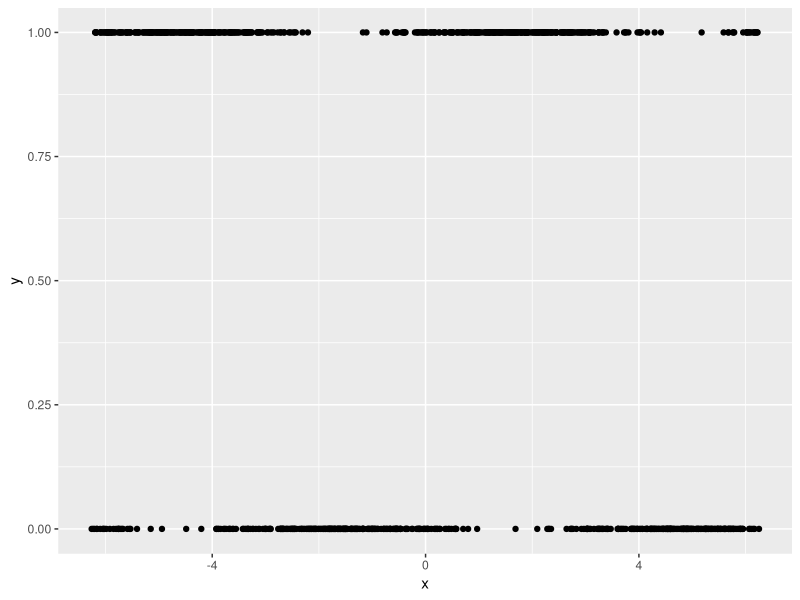
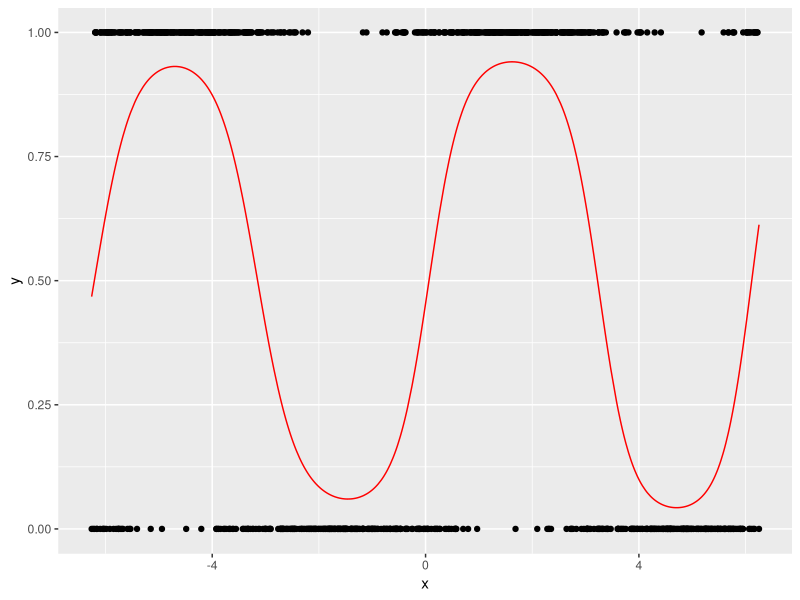

These charts were generated, in order, by the following R code:
## Practice Exercises for Parallel Computing in R ##

# The script below illustrates 10-fold cross validation for a predictive model.
# These exercises are intended to let you practice parallelizing sequential code.
# 1. Write a function to perform the computations in the final for loop
# 2. Call your function in parallel using mclapply and verify the results.
# 3. Setup a 'doParallel' cluster and write a foreach loop to perform cross validation.
# 4. Change to 100-fold cross validation and compare timing of your parallel and sequential versions.


## packages
library(ggplot2); library(dplyr)
library(mgcv)

## simulation function ##
sim_data = function(n_cases){
  x  = runif(n_cases,-2*pi,2*pi)
  y = rbinom(n_cases,1,prob={1+sin(x)}/2)
  return(data.frame(y=y,x=x))
}

data = sim_data(1e3)
data = arrange(data,x)
data %>% ggplot(aes(x=x,y=y)) + geom_point()

# estimate the decision boundary using a smoothing spline and logistic regression
fit = gam(y~s(x),family=binomial(link='logit'),data=data)
data$yhat = predict(fit,data,type='response')
data %>% ggplot(aes(x=x,y=y)) + geom_point() + geom_line(aes(y=yhat),col='red')

# confusion matrix #
table(Predicted=data$yhat>.5,Observed=data$y==1)

# classification error
sum({data$yhat>.5 & data$y==0} | {data$yhat<.5 & data$y==1}) / nrow(data)
class_error = function(yhat,y){
  sum({yhat>.5 & y==0} | {yhat<.5 & y==1}) / length(y)
}
class_error(data$yhat,data$y)

# estimate the out of sample prediction error using 10-fold cross-validation
folds = 10
fold = 1:folds
samples = split(sample(1:nrow(data)),fold)

cv_error = c()
for(f in fold){
  fit = gam(y~s(x),family=binomial(link='logit'),data=data[samples[[f]],])
  yhat = predict(fit,data[samples[[f]],],type='response')
  cv_error[f] = class_error(yhat,data$y[samples[[f]]])
}
mean(cv_error)


